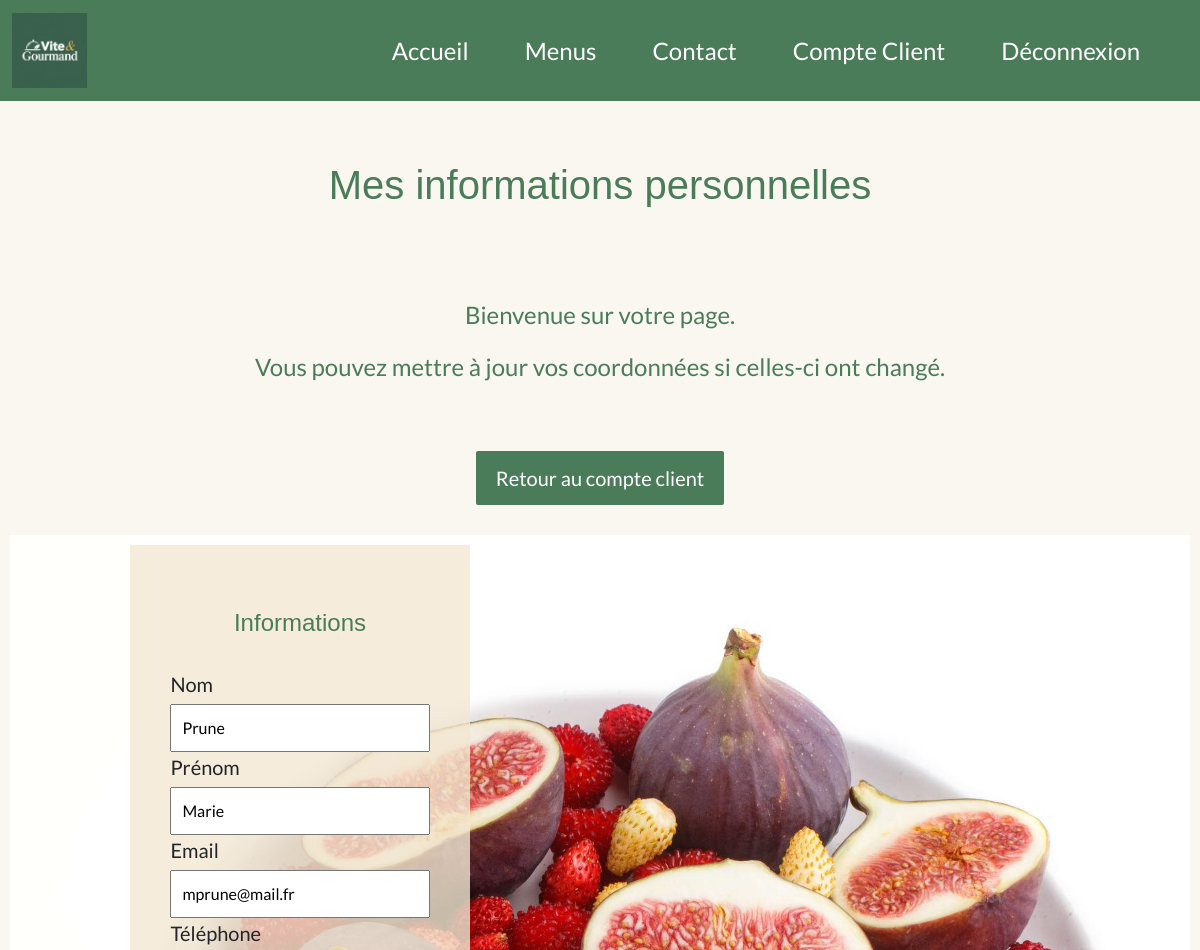
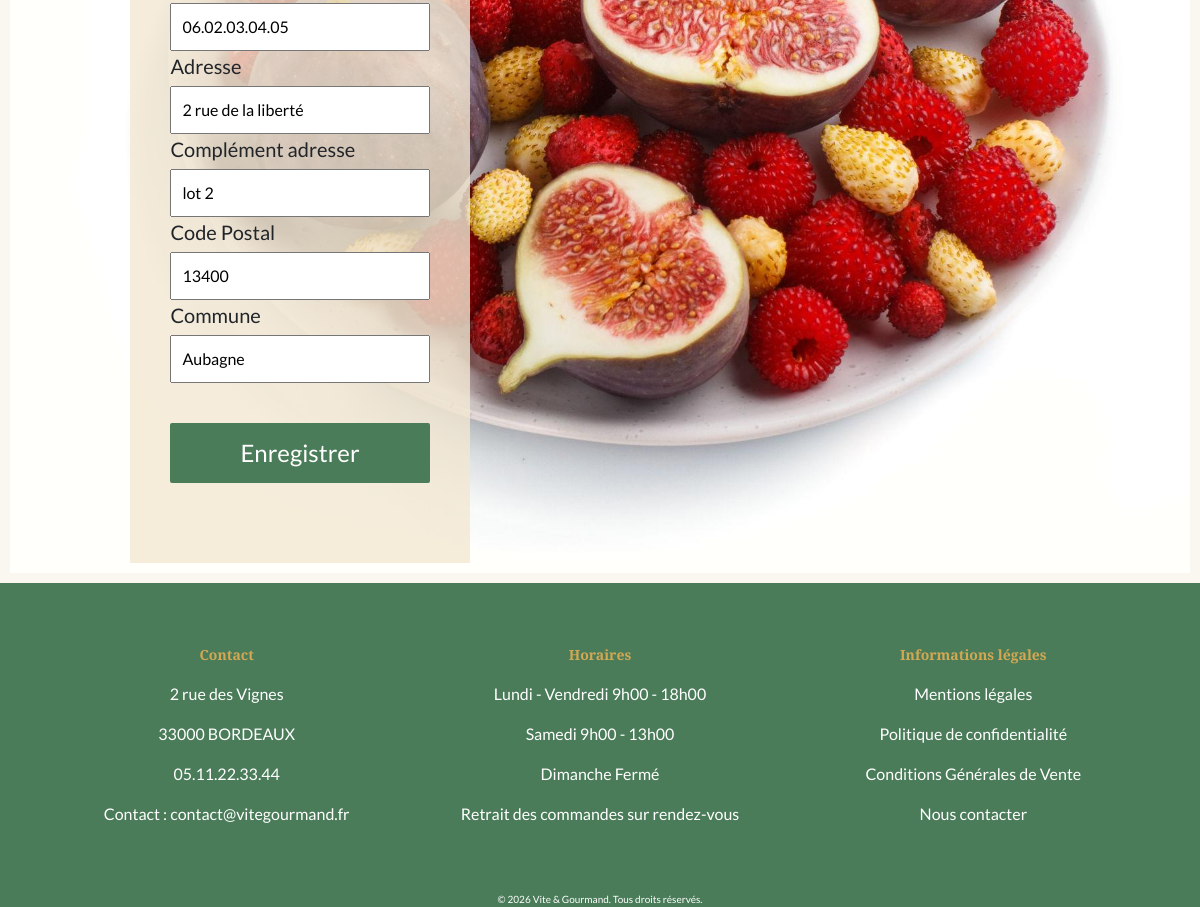
Screenshot of /?page=infos_personnelles (signed in) with the database file from the repository (2 pictures, top to bottom).
### tables this page shows
CREATE TABLE IF NOT EXISTS comptes 
(
id INT NOT NULL PRIMARY KEY AUTO_INCREMENT,
email VARCHAR (250) UNIQUE NOT NULL,
mot_de_passe_hash VARCHAR (250) NOT NULL,
nom VARCHAR (250) NOT NULL,
prenom VARCHAR (250) NOT NULL,
telephone VARCHAR (20),
adresse VARCHAR (250),
complement_adresse VARCHAR(250),
code_postal VARCHAR (20),
commune VARCHAR(250),
role VARCHAR (50) DEFAULT 'utilisateur',
actif BOOLEAN DEFAULT 1,
date_creation DATETIME DEFAULT CURRENT_TIMESTAMP
);

### src/Controller/AuthController.php (called while the page is built, shortened)
<?php
class AuthController
{
    private CompteRepository $compteRepository;
    public function __construct(CompteRepository $compteRepository, MailService $mailService)
    {
        $this->compteRepository = $compteRepository;
    }
    public function showInfospersonal(): void
    {
        $infoPersonal = $this->compteRepository->findById($_SESSION['user_id']);
        require __DIR__ . '/../../templates/client/infos_personnelles.php';
    }
}

### src/Repository/CompteRepository.php (called while the page is built, shortened)
<?php
class CompteRepository
{
    private Database $database;
    public function __construct(Database $database)
    {
        $this->database = $database;
    }
        public function findById(int $id) : ?array
    {
        $pdo = $this->database->getConnection();
        $stmt = $pdo->prepare("SELECT id, nom, prenom, email, telephone, adresse, complement_adresse, code_postal, commune  FROM comptes WHERE id = :id;");
        $stmt->execute(
            [
            ':id' => $id
            ]
        );
        $result = $stmt->fetch(PDO::FETCH_ASSOC);
        return $result ?: null;
    }
}

### templates/client/infos_personnelles.php (the view, shortened to what this page needs)
<?php
require __DIR__ . '/../partials/head.php';
?>
<body>
<?php
require __DIR__ . '/../partials/header.php';
?>
<main>
<div class="title-inscription">
    <h1>Mes informations personnelles</h1>
</div>
<div class="inscription-text">
    <p>Bienvenue sur votre page.</p>
    <p>Vous pouvez mettre à jour vos coordonnées si celles-ci ont changé.</p>
</div>
        <div class="bouton-accessInfo">
                <a class="btn-access" href="/?page=compte_client">Retour au compte client</a>
        </div>
<section class="container-fluid inscription-section">
    <div class="row row-cols-1 row-cols-lg-2">
        <div class="col inscription-form">
        <form action="" method="POST">
            <fieldset class="inscription">
                <legend class="inscription-title">Informations</legend>
            <div>
                <label for="NameInput">Nom</label>
                <input id="NameInput" name="name" type="text" value="<?= htmlspecialchars($infoPersonal['nom'] ?? "") ?>" required>
            </div>
            <div>
                <label for="FirstnameInput">Prénom</label>
                <input id="FirstnameInput" name="firstname" type="text" value="<?= htmlspecialchars($infoPersonal['prenom'] ?? "") ?>" required>
            </div>
             <div>
                <label for="EmailInput">Email</label>
                <input id="EmailInput" name="email" type="email" value="<?= htmlspecialchars($infoPersonal['email'] ?? "") ?>" required>
            </div>
             <div>
                <label for="PhoneInput">Téléphone</label>
                <input id="PhoneInput" name="phone" type="tel" value="<?= htmlspecialchars($infoPersonal['telephone'] ?? "") ?>" required>
            </div>
            <div>
                <label for="AdressInput">Adresse</label>
                <input id="AdressInput" name="adress" type="text" value="<?= htmlspecialchars($infoPersonal['adresse'] ?? "") ?>" required>
            </div>
             <div>
                <label for="AdressAptInput">Complément adresse</label>
                <input id="AdressAptInput" name="adressAptInput" type="text" value="<?= htmlspecialchars($infoPersonal['complement_adresse'] ?? "") ?>">
            </div>
             <div>
                <label for="PostalCode">Code Postal</label>
                <input id="PostalCode" name="postalCode" type="number" value="<?= htmlspecialchars($infoPersonal['code_postal'] ?? "") ?>" required>
            </div>
            <div>
                <label for="CityInput">Commune</label>
                <input id="CityInput" name="city" type="text" value="<?= htmlspecialchars($infoPersonal['commune'] ?? "") ?>" required>
            </div>
            <div class="bouton-valider">
                <button class="btn-valider" type="submit">Enregistrer</button>
            </div>
            </fieldset>
        </form>
        </div>
        <div class="col inscription-img">
            <img src="/images/figues Infos Personnelles.jpg" alt="Image d'une assiette de figues" >
        </div>
    </div>
</section>
</main>
<?php
    require __DIR__ . '/../partials/footer.php';
?>
</body>
</html>

### public/css/style.css (style rules this page uses)
* { margin: 0; padding: 0; box-sizing: border-box; }
:root { --primary: #4A7C59; --secondary: #C4714A; --accent: #D4A853; --avis: rgb(243, 232, 210); --bg: #FAF6F0; --text: #2C2C2C; }
html { width: 100%; }
body { background-color: var(--bg); }
[class*="title"] { font-family: Playfair display, sans-serif; color: var(--primary); }
p { font-family: lato, sans-serif; }
body { font-family: lato, sans-serif; }
.bouton-valider { display: flex; justify-content: center; }
.btn-valider { text-decoration: none; font-size: 24px; color: white; background: var(--primary); padding: 12px 70px; margin: 40px 0; border: none; border-radius: 2px; }
.title-inscription { display: flex; justify-content: center; margin: 40px; padding: 20px; }
.inscription-title { display: flex; justify-content: center; padding: 20px; }
.inscription-text { display: flex; flex-direction: column; align-items: center; margin: 10px; padding: 20px; font-size: 24px; color: var(--primary); }
.inscription-form { position: relative; z-index: 2; padding:20px; display: flex; flex-direction: column; align-items: center; justify-content: center; gap: 15px; }
.inscription { background-color: rgba(243, 232, 210, 0.8); padding: 40px; }
.inscription-form div label { display: block; width: 100%; font-size: 20px; margin-bottom: 5px; }
.inscription-form div input { display: block; padding: 10px; width: 100%; padding: 10px; }
.inscription-section { position: relative; z-index: 2; }
.inscription-img { padding: 10px; display: flex; justify-content: center; align-items: center; }
.inscription-img img { position: absolute; z-index: 1; padding: 10px; top: 0; left: 0; height: 100%; width: 100%; object-fit: cover; }
.btn-access { text-decoration: none; font-size: 20px; color: white; background: var(--primary); padding: 12px 20px; margin: 20px; border: none; border-radius: 2px; }
.bouton-accessInfo { position: relative; z-index: 2; display: flex; justify-content: center; }

### rows the page displays
comptes: name "Prune", firstname "Marie", email "mprune@mail.fr", phone "06.02.03.04.05", adress "2 rue de la liberté", adressAptInput "lot 2", postalCode "13400", city "Aubagne"
